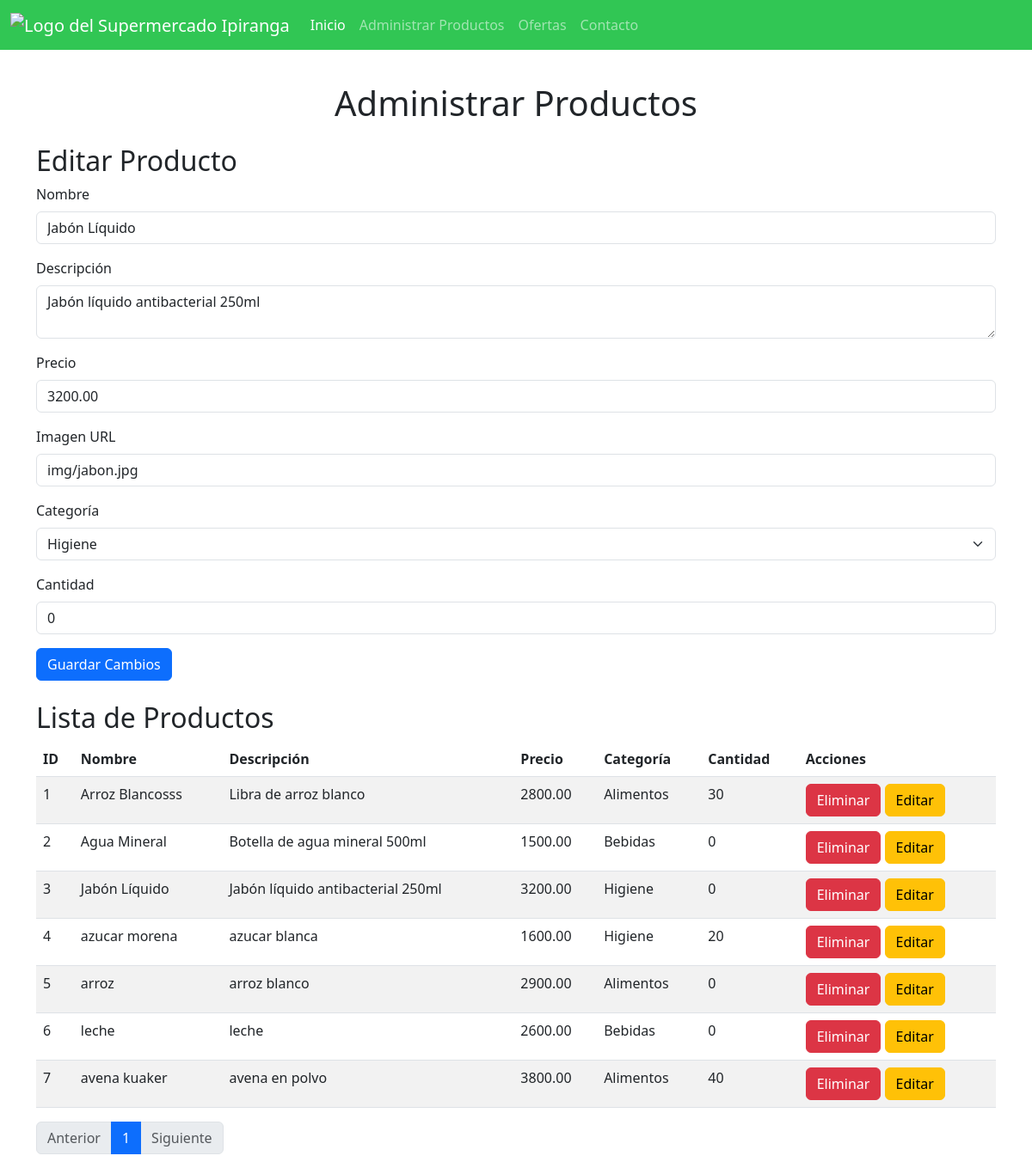
Screenshot of /administrar.php?producto_id=3 with the database file from the repository.
### tables this page shows
CREATE TABLE `productos` (
  `id` int(11) NOT NULL,
  `nombre` varchar(150) NOT NULL,
  `descripcion` text DEFAULT NULL,
  `precio` decimal(10,2) NOT NULL,
  `imagen` varchar(255) DEFAULT NULL,
  `categoria_id` int(11) DEFAULT NULL,
  `cantidad` int(11) DEFAULT 0
);

CREATE TABLE `categorias` (
  `id` int(11) NOT NULL,
  `nombre` varchar(100) NOT NULL
);

### administrar.php (the view, shortened to what this page needs)
<?php
$servername = "localhost";
$username = "root";
$password = "";
$dbname = "jenny";
$conn = new mysqli($servername, $username, $password, $dbname);
function paginacion($pagina_actual, $total_paginas, $url) {
    $paginacion = "<nav><ul class='pagination'>";
    $paginacion .= "<li class='page-item" . ($pagina_actual == 1 ? " disabled" : "") . "'><a class='page-link' href='" . $url . "?pagina=" . ($pagina_actual - 1) . "'>Anterior</a></li>";
    for ($i = 1; $i <= $total_paginas; $i++) {
        $paginacion .= "<li class='page-item" . ($i == $pagina_actual ? " active" : "") . "'><a class='page-link' href='" . $url . "?pagina=" . $i . "'>" . $i . "</a></li>";
    }
    $paginacion .= "<li class='page-item" . ($pagina_actual == $total_paginas ? " disabled" : "") . "'><a class='page-link' href='" . $url . "?pagina=" . ($pagina_actual + 1) . "'>Siguiente</a></li>";
    $paginacion .= "</ul></nav>";
    return $paginacion;
}
$pagina = isset($_GET['pagina']) ? (int)$_GET['pagina'] : 1;
$resultados_por_pagina = 10;
$query_categorias = "SELECT * FROM categorias";
$result_categorias = $conn->query($query_categorias);
$total_productos = $conn->query("SELECT COUNT(*) FROM productos")->fetch_row()[0];
$total_paginas = ceil($total_productos / $resultados_por_pagina);
$offset = ($pagina - 1) * $resultados_por_pagina;
$paginacion = paginacion($pagina, $total_paginas, 'administrar.php');
$query_productos = "SELECT p.*, c.nombre AS categoria FROM productos p LEFT JOIN categorias c ON p.categoria_id = c.id LIMIT ?, ?";
$stmt_productos = $conn->prepare($query_productos);
$stmt_productos->bind_param("ii", $offset, $resultados_por_pagina);
$stmt_productos->execute();
$result_productos = $stmt_productos->get_result();
if (isset($_GET['producto_id'])) {
    $producto_id = $_GET['producto_id'];
    $query_producto = "SELECT * FROM productos WHERE id = ?";
    $stmt_producto = $conn->prepare($query_producto);
    $stmt_producto->bind_param("i", $producto_id);
    $stmt_producto->execute();
    $producto = $stmt_producto->get_result()->fetch_assoc();
}
?>
<!DOCTYPE html>
<html lang="es">
<head>
    <link href="https://cdn.jsdelivr.net/npm/bootstrap@5.3.0/dist/css/bootstrap.min.css" rel="stylesheet">
    <link href="https://cdnjs.cloudflare.com/ajax/libs/font-awesome/6.0.0/css/all.min.css" rel="stylesheet">
    <link href="style.css" rel="stylesheet">
</head>
<body>
<header>
    <nav class="navbar navbar-expand-md navbar-dark fixed-top" style="background-color: #31c654;">
        <div class="container-fluid">
            <a class="navbar-brand" href="#">
                <img src="img/ipiranga_natal.png" alt="Logo del Supermercado Ipiranga" height="50">
            </a>
            <div class="collapse navbar-collapse" id="navbarCollapse">
                <ul class="navbar-nav me-auto mb-2 mb-md-0">
                    <li class="nav-item">
                        <a class="nav-link active" href="admin.php">Inicio</a>
                    </li>
                    <li class="nav-item">
                        <a class="nav-link" href="administrar.php">Administrar Productos</a>
                    </li>
                    <li class="nav-item">
                        <a class="nav-link" href="ofertas.php">Ofertas</a>
                    </li>
                    <li class="nav-item">
                        <a class="nav-link" href="contacto.php">Contacto</a>
                    </li>
                </ul>
            </div>
        </div>
    </nav>
</header>
<main class="container mt-5 pt-5">
    <h1 class="text-center mb-4">Administrar Productos</h1>
    <div class="mb-4">
        <h2>Editar Producto</h2>
        <form action="administrar.php" method="POST">
            <div class="mb-3">
                <label for="nombre" class="form-label">Nombre</label>
                <input type="text" class="form-control" name="nombre" value="<?php echo isset($producto['nombre']) ? $producto['nombre'] : ''; ?>" required>
            </div>
            <div class="mb-3">
                <label for="descripcion" class="form-label">Descripción</label>
                <textarea class="form-control" name="descripcion" required><?php echo isset($producto['descripcion']) ? $producto['descripcion'] : ''; ?></textarea>
            </div>
            <div class="mb-3">
                <label for="precio" class="form-label">Precio</label>
                <input type="number" class="form-control" name="precio" step="0.01" value="<?php echo isset($producto['precio']) ? $producto['precio'] : ''; ?>" required>
            </div>
            <div class="mb-3">
                <label for="imagen" class="form-label">Imagen URL</label>
                <input type="text" class="form-control" name="imagen" value="<?php echo isset($producto['imagen']) ? $producto['imagen'] : ''; ?>">
            </div>
            <div class="mb-3">
                <label for="categoria_id" class="form-label">Categoría</label>
                <select class="form-select" name="categoria_id" required>
                    <?php while ($categoria = $result_categorias->fetch_assoc()): ?>
                        <option value="<?php echo $categoria['id']; ?>" <?php echo (isset($producto['categoria_id']) && $producto['categoria_id'] == $categoria['id']) ? 'selected' : ''; ?>>
                            <?php echo $categoria['nombre']; ?>
                        </option>
                    <?php endwhile; ?>
                </select>
            </div>
            <div class="mb-3">
                <label for="cantidad" class="form-label">Cantidad</label>
                <input type="number" class="form-control" name="cantidad" value="<?php echo isset($producto['cantidad']) ? $producto['cantidad'] : ''; ?>" required>
            </div>
            <button type="submit" name="editar_producto" class="btn btn-primary">Guardar Cambios</button>
        </form>
    </div>
    <h2>Lista de Productos</h2>
    <table class="table table-striped">
        <thead>
            <tr>
                <th>ID</th>
                <th>Nombre</th>
                <th>Descripción</th>
                <th>Precio</th>
                <th>Categoría</th>
                <th>Cantidad</th>
                <th>Acciones</th>
            </tr>
        </thead>
        <tbody>
            <?php while ($producto = $result_productos->fetch_assoc()): ?>
                <tr>
                    <td><?php echo $producto['id']; ?></td>
                    <td><?php echo $producto['nombre']; ?></td>
                    <td><?php echo $producto['descripcion']; ?></td>
                    <td><?php echo $producto['precio']; ?></td>
                    <td><?php echo $producto['categoria']; ?></td>
                    <td><?php echo $producto['cantidad']; ?></td>
                    <td>
                        <form method="POST" class="d-inline">
                            <button type="submit" name="eliminar_producto" class="btn btn-danger" onclick="return confirm('¿Está seguro de eliminar este producto?');">Eliminar</button>
                        </form>
                        <a href="administrar.php?producto_id=<?php echo $producto['id']; ?>" class="btn btn-warning">Editar</a>
                    </td>
                </tr>
            <?php endwhile; ?>
        </tbody>
    </table>
    <div class="text-center">
        <?php echo $paginacion; ?>
    </div>
</main>
</body>
</html>

### rows the page displays
productos: nombre "Jabón Líquido", descripcion "Jabón líquido antibacterial 250ml", precio "3200.00", imagen "img/jabon.jpg", categoria_id "Higiene", cantidad "0", id "3", categoria.nombre "Higiene"
productos: id "1", nombre "Arroz Blancosss", descripcion "Libra de arroz blanco", precio "2800.00", categoria.nombre "Alimentos", cantidad "30"
productos: id "2", nombre "Agua Mineral", descripcion "Botella de agua mineral 500ml", precio "1500.00", categoria.nombre "Bebidas", cantidad "0"
productos: id "4", nombre "azucar morena", descripcion "azucar blanca", precio "1600.00", categoria.nombre "Higiene", cantidad "20"
productos: id "5", nombre "arroz", descripcion "arroz blanco", precio "2900.00", categoria.nombre "Alimentos", cantidad "0"
productos: id "6", nombre "leche", descripcion "leche", precio "2600.00", categoria.nombre "Bebidas", cantidad "0"
productos: id "7", nombre "avena kuaker", descripcion "avena en polvo", precio "3800.00", categoria.nombre "Alimentos", cantidad "40"
